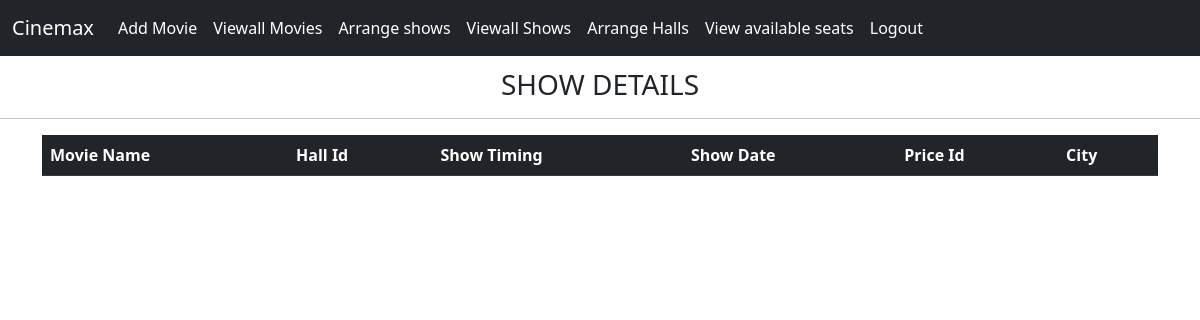
/viewallshows, run on an earlier commit of the app's database.
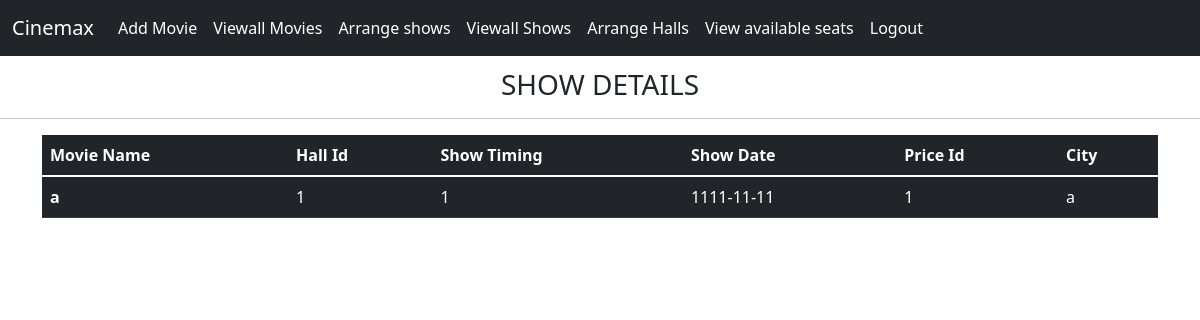
And on a later commit of the database.
### tables this page shows
CREATE TABLE SHOWS(
                            SHOWID INTEGER PRIMARY KEY AUTOINCREMENT,
                            MOVIENAME TEXT,
                            HALLID INTEGER,
                            TIME INTEGER,
                            DATE INTEGER,
                            PRICEID INTEGER,
                            CityName TEXT);

### main.py (the view)
@app.route("/viewallshows")
def viewallshows():
    cur = conn.cursor()
    cur.execute("SELECT * FROM SHOWS")
    res = cur.fetchall()
    return render_template("viewallshows.html", cinemass=res)

### templates/viewallshows.html
{% extends "base.html" %}
{% block content %}
<h3 style="text-align: center; margin-top: 1%;">SHOW DETAILS</h3>
<hr>
    <div class="container">
        <div class="row">
            <div class="col col-12 col-sm-12 col-md-12 col-lg-12 col-xl-12 col-xxl-12">
                <table class="table table-dark">
                    <thead>
                    <tr>
                        <th scope="col">Movie Name</th>
                        <th scope="col">Hall Id</th>
                        <th scope="col">Show Timing</th>
                        <th scope="col">Show Date</th>
                        <th scope="col">Price Id</th>
                        <th scope="col">City</th>
                    </tr>
                    </thead>
                    <tbody>
                    {% for i in cinemass %}
                    <tr>
                        <th scope="row">{{ i[1] }}</th>
                        <td>{{ i[2] }}</td>
                        <td>{{ i[3] }}</td>
                        <td>{{ i[4] }}</td>
                        <td>{{ i[5] }}</td>
                        <td>{{ i[6] }}</td>
                    </tr>
                    {% endfor %}
                    </tbody>
                </table>
            </div>
        </div>
    </div>
{% endblock %}

What changed in the data, as far as the page shows it:
added SHOWS: MOVIENAME "a", HALLID "1", TIME "1", DATE "1111-11-11", PRICEID "1", CityName "a"
